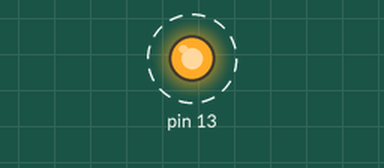
This sketch was run on a simulated Arduino Uno, built with avr-gcc and run on an emulated ATmega328P. Shown: output pins drawn as LEDs (lit = HIGH). Dashed ring = blinking. What the sketch prints to the serial monitor is not drawn.

Above: at 0.04 s.
Timing chart, 0 to 3.0 s (numbered marks = the images above):
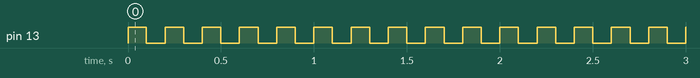

The sketch:

SysyemRealTimeT1.ino
```cpp
unsigned long TPeriod = 1; // шаг расчета, 1 мс
unsigned int k = 0; // счетчик вывода

double dt = TPeriod*0.001; // шаг расчета апериодического звена, 1 мс
double T = 0.1; // постоянная времени апериодического звена, с
double y = 0, y0 = 0; // начальные условия апериодического звена

void aperiodic(double x, double dt);

void setup(){
    pinMode(13, OUTPUT);
    Serial.begin(9600);

    // инициализация Timer1
    cli();  // отключить глобальные прерывания

    TCCR1A = 0;   // установить регистр в 0
    TCCR1B = 0;   // установить регистр в 0

    // Таймер переполняться каждые 65535 отсчетов при коэффициенте деления 1024 или за 4,194с
    OCR1A = 1562; // установка регистра совпадения (0,1 секунда)

    TCCR1B |= (1 << WGM12);  // включить CTC режим > сброс таймера по совпадению
    TCCR1B |= (1 << CS10);   // Установить биты CS10 CS12 на коэффициент деления 1024
    TCCR1B |= (1 << CS12);

    // F (ПРЕРЫВАНИЙ) = 16000000 / (1024 *(1 + 15624)) = 1

    TIMSK1 |= (1 << OCIE1A);  // включить прерывание по совпадению таймера

    sei(); // включить глобальные прерывания
}

void loop(){

}

ISR(TIMER1_COMPA_vect)// Вызывается ISR(TIMER1_OVF_vect), это происходит всегда когда таймер переполняется
{
    digitalWrite(13, !digitalRead(13));
    if((k%10==0)&&(k<500)) Serial.println(y);
    k++;
    aperiodic(1, dt);
}

void aperiodic(double x, double dt)
{
  y = y0+1/T*(x-y0)*dt;
  y0 = y;
}
```

Measured:
- by itself, pin 13: alternates HIGH for 0.10 s and LOW for 0.10 s
